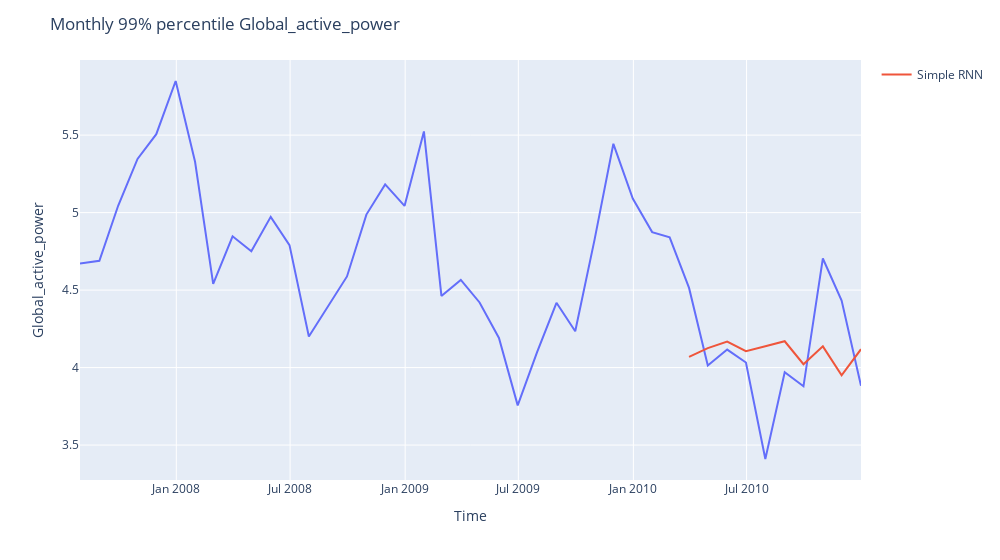

Here is the notebook cell this chart was saved with:
### Markdown cell above
# Plot estimation

### Code cell
figure = px.line(x=df_monthly.index, y=df_monthly[var])
figure.add_scatter(
    x=y_true.index,
    y=model_rnn.predict(test_X).flatten(),
    mode="lines",
    name="Simple RNN",
)
figure.update_layout(
    title=f"Monthly 99% percentile {var}",
    width=1000,
    xaxis_title="Time",
    yaxis_title=f"{var}",
)
figure.show()

### Figure 1 — Plotly figure (JSON) as saved in the notebook; plotly's stock layout.template omitted (floating-point values rounded to 4 significant figures)
{"data": [{"hovertemplate": "x=%{x}<br>y=%{y}<extra></extra>", "legendgroup": "", "line": {"color": "#636efa", "dash": "solid"}, "marker": {"symbol": "circle"}, "mode": "lines", "name": "", "orientation": "v", "showlegend": false, "x": ["2007-07-31T00:00:00", "2007-08-31T00:00:00", "2007-09-30T00:00:00", "2007-10-31T00:00:00", "2007-11-30T00:00:00", "2007-12-31T00:00:00", "2008-01-31T00:00:00", "2008-02-29T00:00:00", "2008-03-31T00:00:00", "2008-04-30T00:00:00", "2008-05-31T00:00:00", "2008-06-30T00:00:00", "2008-07-31T00:00:00", "2008-08-31T00:00:00", "2008-09-30T00:00:00", "2008-10-31T00:00:00", "2008-11-30T00:00:00", "2008-12-31T00:00:00", "2009-01-31T00:00:00", "2009-02-28T00:00:00", "2009-03-31T00:00:00", "2009-04-30T00:00:00", "2009-05-31T00:00:00", "2009-06-30T00:00:00", "2009-07-31T00:00:00", "2009-08-31T00:00:00", "2009-09-30T00:00:00", "2009-10-31T00:00:00", "2009-11-30T00:00:00", "2009-12-31T00:00:00", "2010-01-31T00:00:00", "2010-02-28T00:00:00", "2010-03-31T00:00:00", "2010-04-30T00:00:00", "2010-05-31T00:00:00", "2010-06-30T00:00:00", "2010-07-31T00:00:00", "2010-08-31T00:00:00", "2010-09-30T00:00:00", "2010-10-31T00:00:00", "2010-11-30T00:00:00", "2010-12-31T00:00:00"], "xaxis": "x", "y": [4.671, 4.689, 5.044, 5.346, 5.506, 5.849, 5.328, 4.54, 4.847, 4.75, 4.972, 4.79, 4.2, 4.4, 4.588, 4.987, 5.182, 5.043, 5.524, 4.462, 4.566, 4.42, 4.191, 3.756, 4.1, 4.418, 4.234, 4.827, 5.444, 5.09, 4.874, 4.841, 4.514, 4.013, 4.116, 4.033, 3.41, 3.97, 3.879, 4.704, 4.432, 3.882], "yaxis": "y", "type": "scatter"}, {"mode": "lines", "name": "Simple RNN", "x": ["2010-03-31T00:00:00", "2010-04-30T00:00:00", "2010-05-31T00:00:00", "2010-06-30T00:00:00", "2010-07-31T00:00:00", "2010-08-31T00:00:00", "2010-09-30T00:00:00", "2010-10-31T00:00:00", "2010-11-30T00:00:00", "2010-12-31T00:00:00"], "y": [4.069, 4.126, 4.168, 4.105, 4.138, 4.17, 4.022, 4.137, 3.95, 4.118], "type": "scatter"}], "layout": {"xaxis": {"anchor": "y", "domain": [0.0, 1.0], "title": {"text": "Time"}}, "yaxis": {"anchor": "x", "domain": [0.0, 1.0], "title": {"text": "Global_active_power"}}, "legend": {"tracegroupgap": 0}, "margin": {"t": 60}, "title": {"text": "Monthly 99% percentile Global_active_power"}, "width": 1000}}
